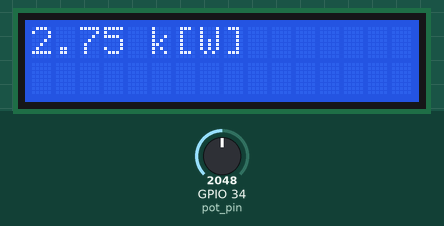
This sketch was run on a simulated ESP32. On the bench: 16×2 character LCD. The inputs (shaded band) are chosen by the test bench; at power-on: GPIO 34 (pot_pin) = 2048. What the sketch prints to the serial monitor is not drawn.

Above: at 1.2 s.
1.3 s: GPIO 34 (pot_pin) set to 2866
At 1.7 s:
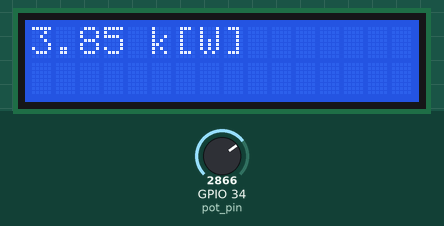
2.8 s: GPIO 34 (pot_pin) set to 3603
At 3.9 s:
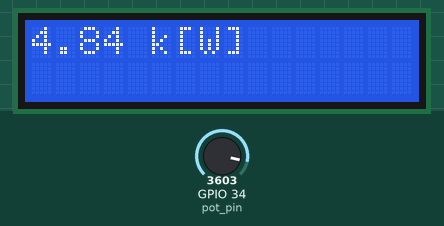
4.4 s: GPIO 34 (pot_pin) set to 4095
At 4.9 s:
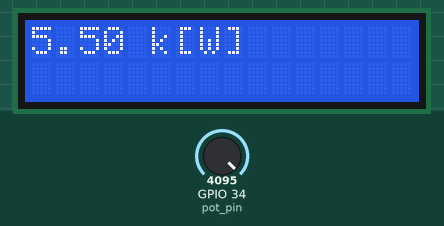
Timing chart, 0 to 7.4 s (numbered marks = the images above; inputs shaded):
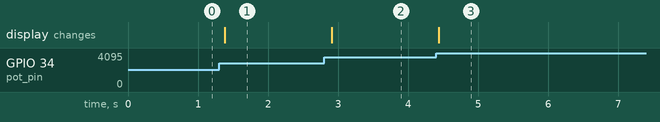

The sketch:

main.ino
```cpp
#include <LiquidCrystal_I2C.h>
const int pot_pin = 34;
LiquidCrystal_I2C lcd(0x27, 16, 2);

void setup() {
  lcd.init();
  lcd.backlight();
}
float kw;
void loop() {
  Serial.print("holaaa");
  kw = analogRead(pot_pin);
  kw = (kw/4095.0)*5.5;
  lcd.setCursor(0, 0);
  lcd.print(kw);
  lcd.print(" k[W]");
  delay(100);
}
```

Measured:
- after the input at 1.3 s, the display: changes after 0.08 s (image 1)
- after the input at 2.8 s, the display: changes after 0.11 s (image 2)
- after the input at 4.4 s, the display: changes at once (image 3)
